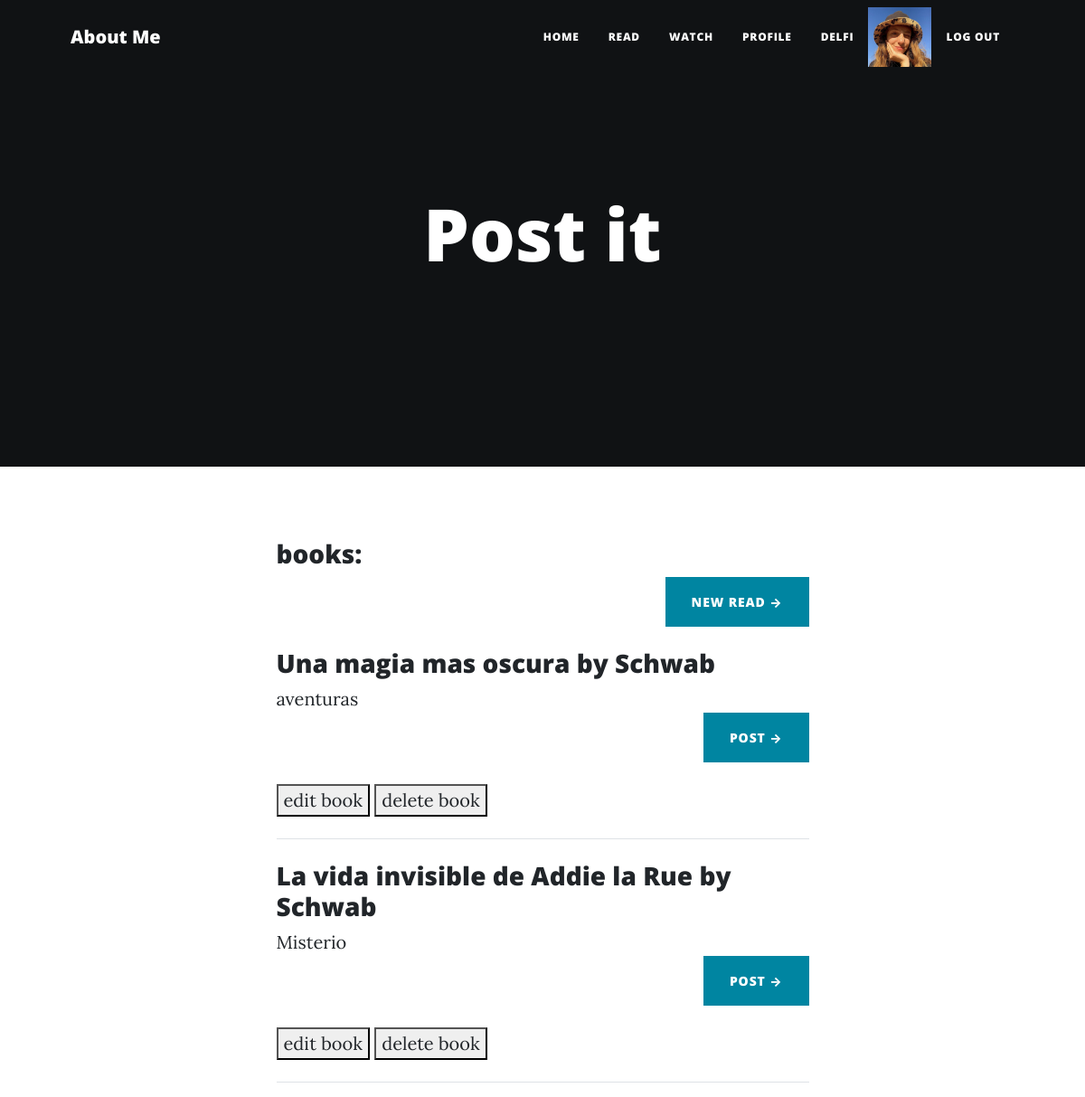
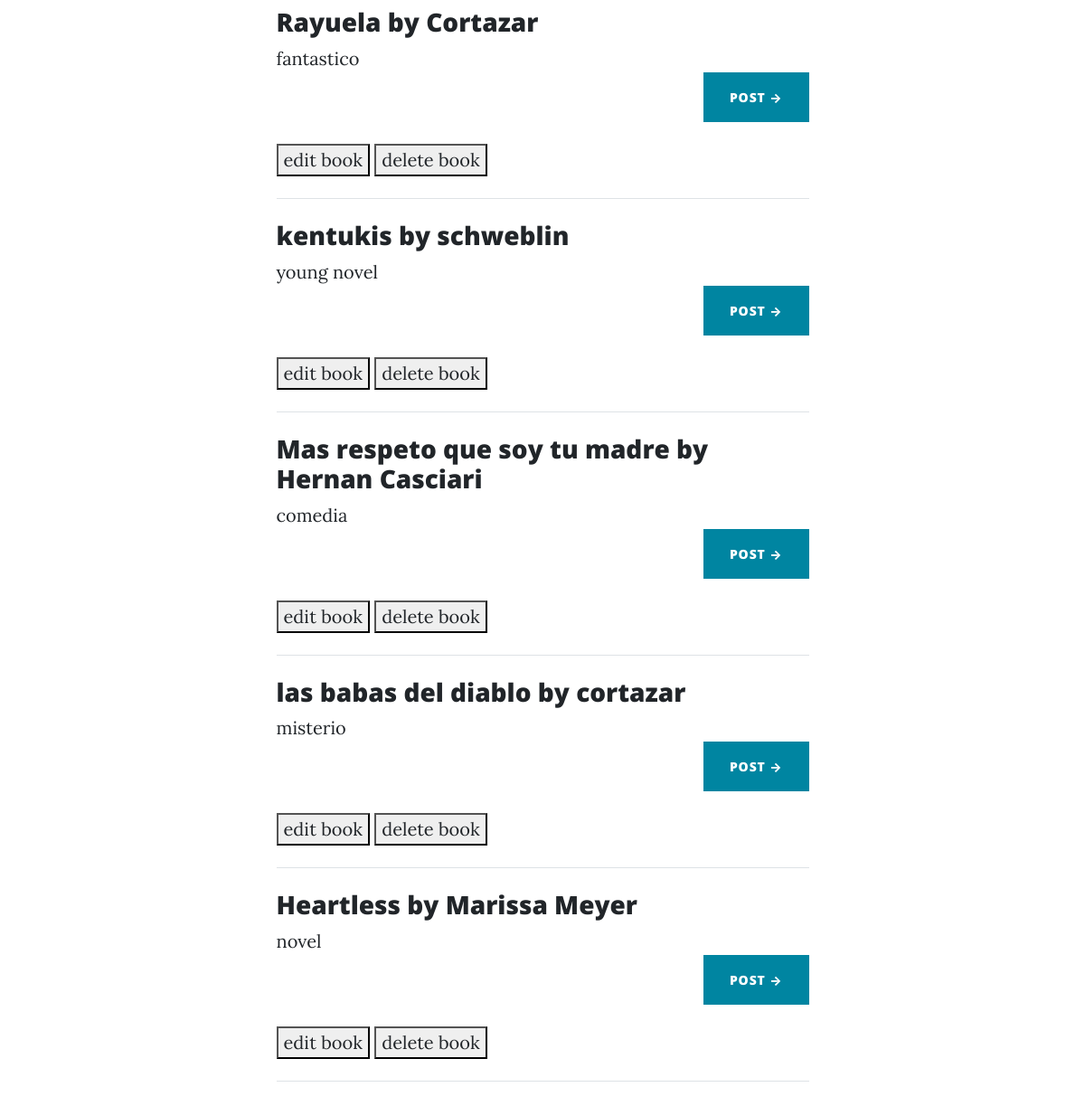
The app's page /booksList/ (signed in), older data (2 pictures, top to bottom).
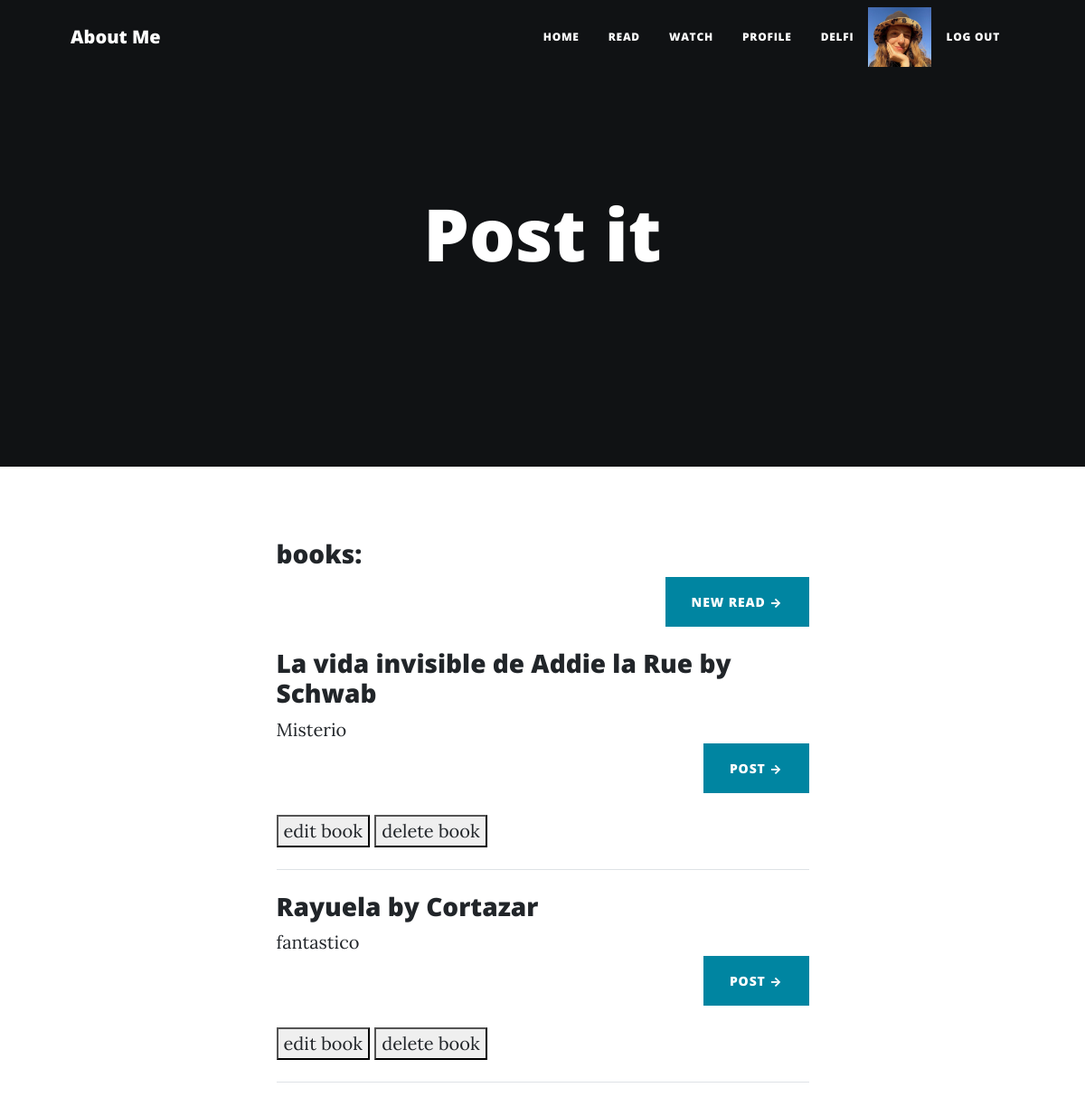
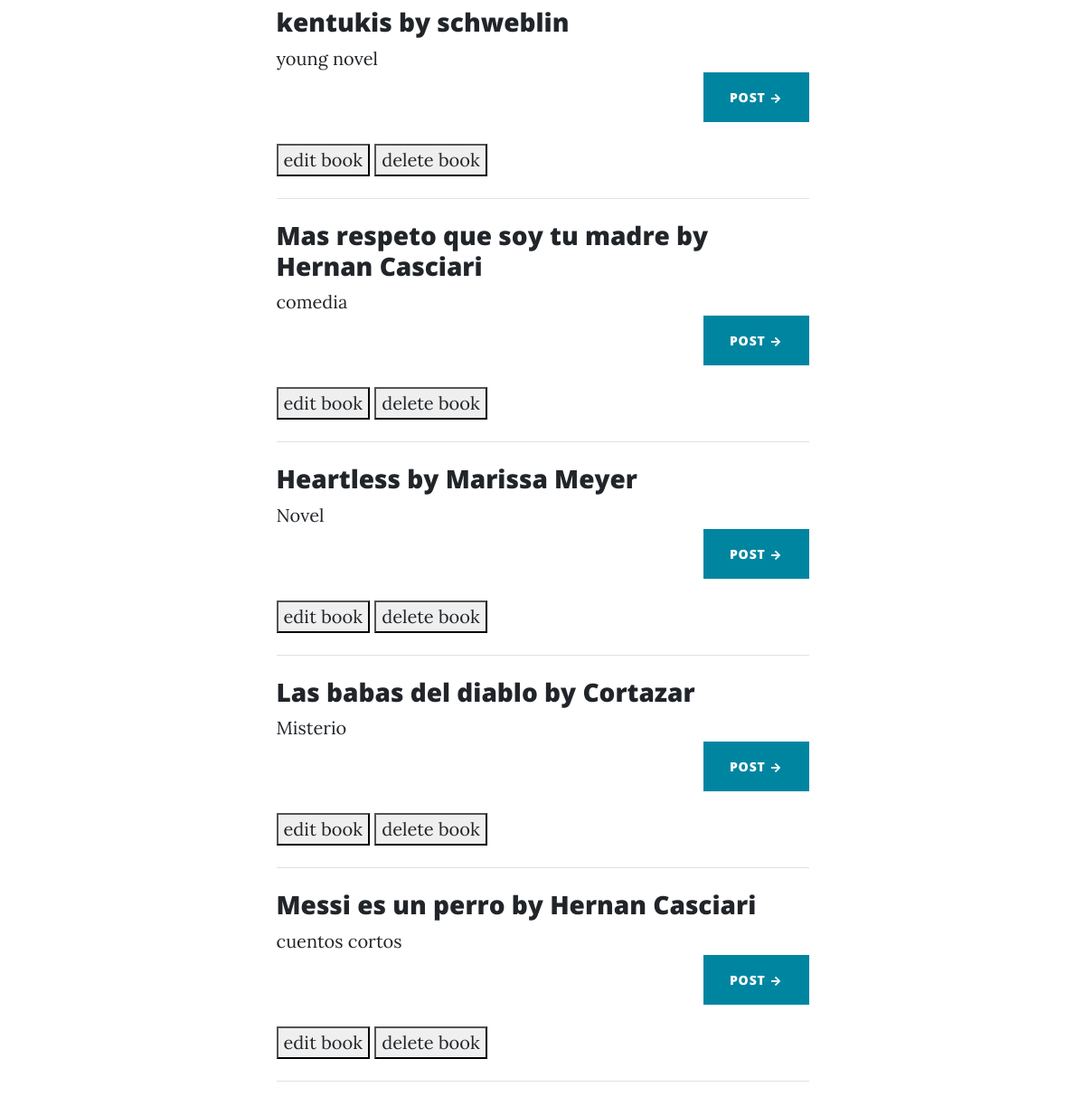
The same page, newer data (2 pictures, top to bottom).
### Postit/models.py (models this page shows, shortened)
class Books(models.Model):
    title = models.CharField(max_length= 100, null = 'null', unique = True)
    writer = models.CharField(max_length= 100)
    genre = models.CharField(max_length= 50)

### Postit/views.py (the view)
# urls.py: path('booksList/', booksList, name = 'booksList'),
@login_required
def booksList(request):
    books = Books.objects.all()
    context = {'books': books}
    return render(request, 'Postit/booksList.html', context)

### Postit/templates/Postit/booksList.html (shortened to what this page needs)
{% extends 'Postit/padre.html'%}
{% load static%}
{% block profilePostit%}Post it{%endblock%}
{% block booklist%}
    <h3>books:</h3>
    <div class="d-flex justify-content-end mb-4"><a class="btn btn-primary text-uppercase" href="/Postit/booksForm">New read →</a></div>
    {% for book in books %}
        <h3 class="post-title"> {{book.title}} by {{book.writer}}</h3>
        <p1> {{book.genre}} </p1>
        <div class="d-flex justify-content-end mb-4"><a class="btn btn-primary text-uppercase" href="/Postit/postsForm">Post →</a></div>
        <button>
            <a href= '{% url "editBooks" book.title %}' class="btn-primary text-lowercase">edit book</a>
        </button>
        <button>
            <a href= '{% url "deleteBook" book.id %}' class="btn-primary text-lowercase">delete book</a>
        </button>
    <hr class="my-4" />
    {%endfor%}
{%endblock%}

Row changes from the older to the newer data that the page shows:
removed Books: title "Una magia mas oscura", writer "Schwab", genre "aventuras"
removed Books: title "las babas del diablo", writer "cortazar", genre "misterio"
changed Books "Heartless": genre "novel" → "Novel"
added Books: title "Las babas del diablo", writer "Cortazar", genre "Misterio"
added Books: title "Messi es un perro", writer "Hernan Casciari", genre "cuentos cortos"
